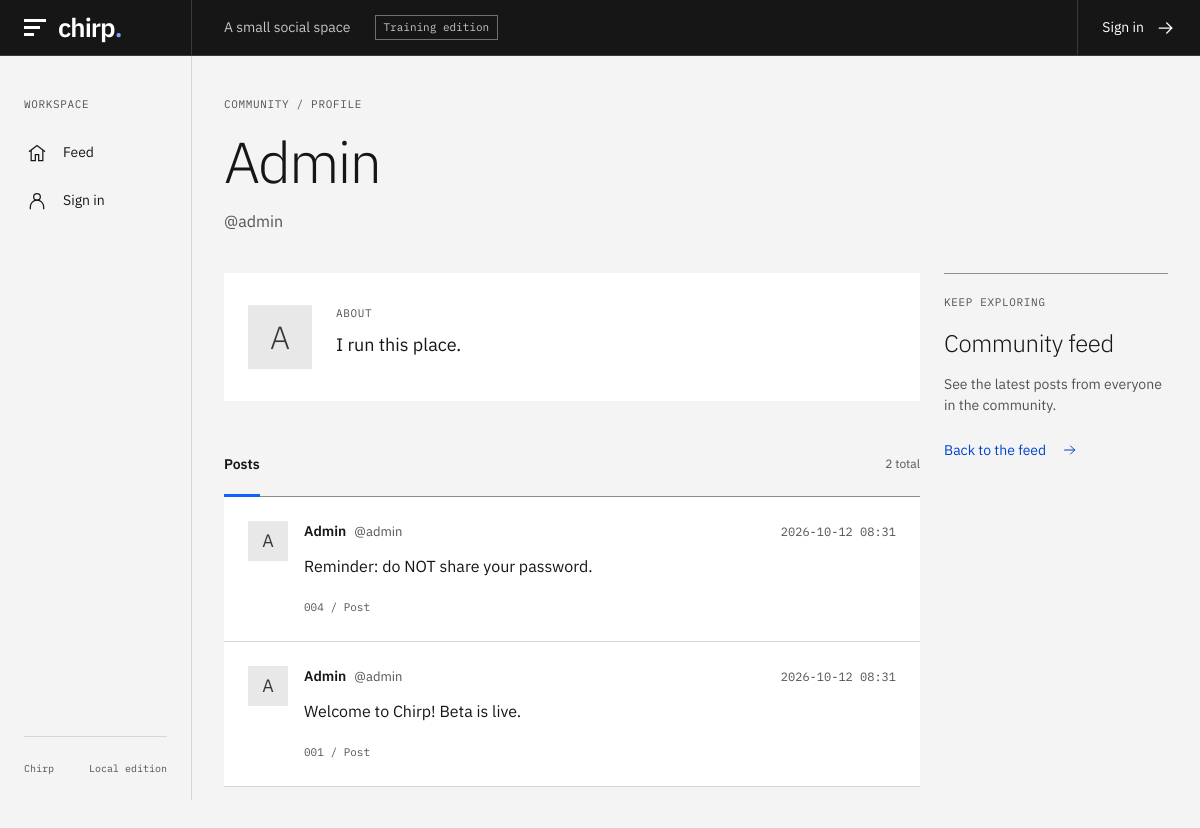
The app's page /user/admin, older data.
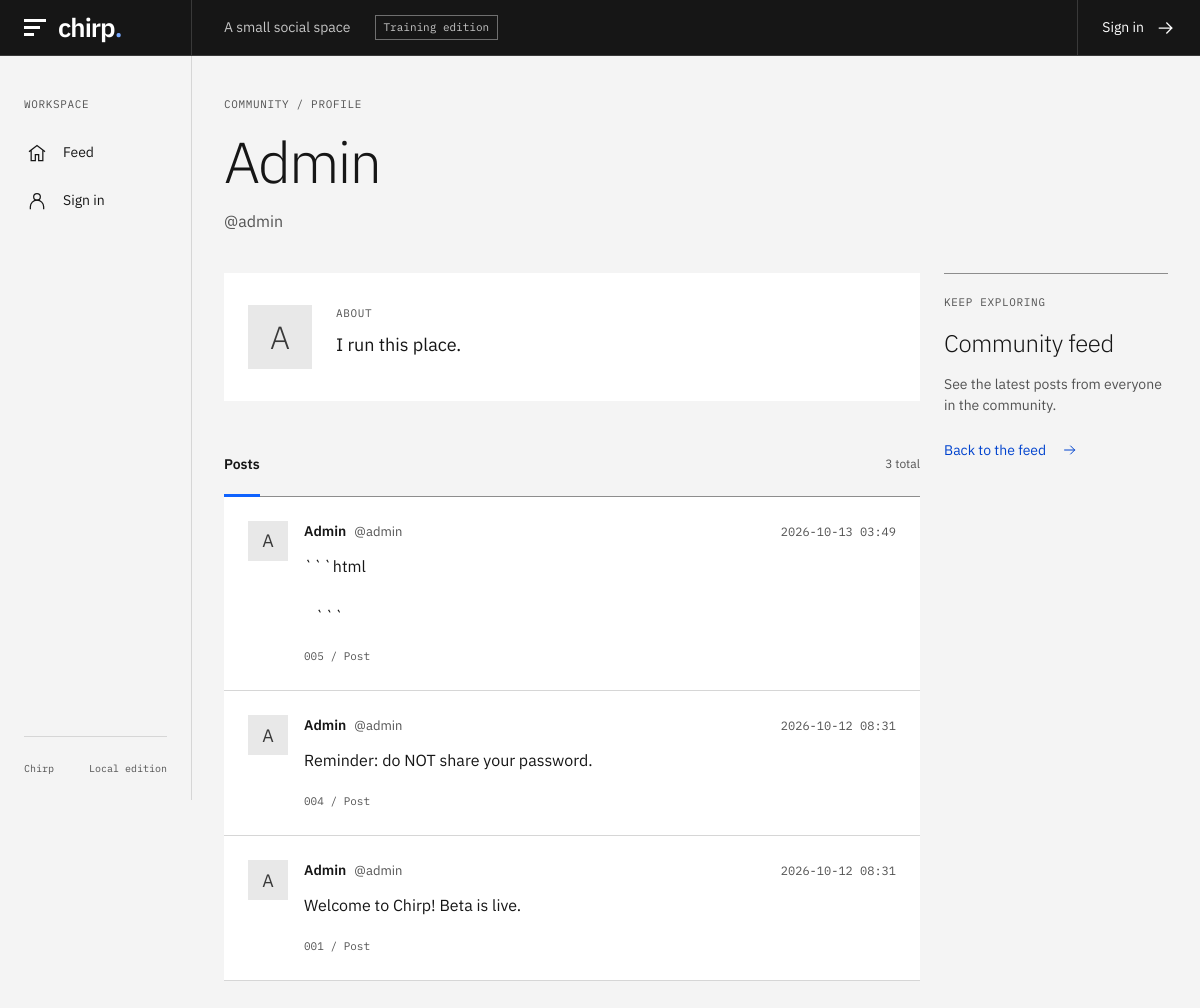
The same page, newer data.
### tables this page shows
CREATE TABLE users (
        id INTEGER PRIMARY KEY AUTOINCREMENT,
        username TEXT UNIQUE NOT NULL,
        password TEXT NOT NULL,      -- stored in plaintext (part of the lesson)
        email TEXT,
        bio TEXT
    );

CREATE TABLE tweets (
        id INTEGER PRIMARY KEY AUTOINCREMENT,
        user_id INTEGER NOT NULL,
        body TEXT NOT NULL,
        created TEXT DEFAULT CURRENT_TIMESTAMP
    );

### app.py (the view)
@app.route("/user/<username>")
def profile(username):
    db = get_db()
    row = db.execute(
        "SELECT * FROM users WHERE username = ?", (username,)
    ).fetchone()
    if not row:
        abort(404)
    bio_html = render_template_string(
        "<div class='bio'>" + (row["bio"] or "") + "</div>"
    )
    tweets = db.execute(
        """SELECT tweets.id, tweets.body, tweets.created, users.username
           FROM tweets JOIN users ON tweets.user_id = users.id
           WHERE users.id = ? ORDER BY tweets.id DESC""",
        (row["id"],),
    ).fetchall()
    return render_template(
        "profile.html",
        profile_user=row,
        bio_html=bio_html,
        tweets=tweets,
        user=current_user(),
    )

### app.py (called while the page is built, shortened)
def get_db():
    if "db" not in g:
        g.db = sqlite3.connect(DB_PATH)
        g.db.row_factory = sqlite3.Row
    return g.db

def current_user():
    token = request.cookies.get("session")
    if not token:
        return None

### templates/profile.html (shortened to what this page needs)
{% extends "base.html" %}
{% from "components.html" import icon, post %}
{% block content %}
  <div class="page-heading"><p class="eyebrow">COMMUNITY / PROFILE</p><h1>{{ profile_user['username'] | capitalize }}</h1><p class="page-description">@{{ profile_user['username'] }}</p></div>
  <div class="content-grid">
    <section class="feed-column" aria-label="Profile and posts">
      <div class="profile-panel"><span class="avatar avatar-large" aria-hidden="true">{{ profile_user['username'][0] | upper }}</span><div class="profile-summary"><p class="eyebrow">ABOUT</p><div class="profile-bio">{% if config.get('CHIRP_FIXED') %}<div class="bio">{{ bio }}</div>{% else %}{{ bio_html | safe }}{% endif %}</div></div></div>
      <div class="feed-toolbar"><h2>Posts</h2><span>{{ tweets | length }} total</span></div>
      <div class="post-list">{% for t in tweets %}{{ post(t) }}{% else %}<div class="empty-state"><h2>No posts yet.</h2><p>{% if user and user['username'] == profile_user['username'] %}<a class="text-link" href="/#compose">Write your first post {{ icon('arrow') }}</a>{% else %}Check back when {{ profile_user['username'] }} has something to share.{% endif %}</p></div>{% endfor %}</div>
    </section>
    <aside class="context-rail"><section class="rail-section"><p class="eyebrow">KEEP EXPLORING</p><h2>Community feed</h2><p>See the latest posts from everyone in the community.</p><a class="text-link" href="/">Back to the feed {{ icon('arrow') }}</a></section></aside>
  </div>
{% endblock %}

### templates/components.html
{% macro icon(name) -%}
<svg class="icon" width="20" height="20" viewBox="0 0 24 24" fill="none" stroke="currentColor" stroke-width="1.5"
  stroke-linecap="square" stroke-linejoin="miter" aria-hidden="true" focusable="false">
  {% if name == 'arrow' %}
  <path d="M4 12h15M13 6l6 6-6 6" />
  {% elif name == 'home' %}
  <path d="m3 10 9-7 9 7M5 9v12h5v-7h4v7h5V9" />
  {% elif name == 'user' %}
  <circle cx="12" cy="7" r="4" />
  <path d="M4 21v-2a8 8 0 0 1 16 0v2" />
  {% elif name == 'users' %}
  <circle cx="9" cy="7" r="3" />
  <path d="M2 21v-3a7 7 0 0 1 14 0v3M16 4a3 3 0 0 1 0 6M19 14a6 6 0 0 1 3 5v2" />
  {% elif name == 'settings' %}
  <path d="M3 6h18M3 12h18M3 18h18" />
  <path d="M7 3v6M16 9v6M9 15v6" />
  {% elif name == 'logout' %}
  <path d="M10 3H4v18h6M10 12h11M16 7l5 5-5 5" />
  {% elif name == 'plus' %}
  <path d="M12 4v16M4 12h16" />
  {% elif name == 'external' %}
  <path d="M5 19 19 5M5 5h14v14" />
  {% elif name == 'check' %}
  <path d="m4 12 5 5L20 6" />
  {% elif name == 'edit' %}
  <path d="m16 3 5 5-12 12-6 1 1-6ZM13 6l5 5" />
  {% endif %}
</svg>
{%- endmacro %}
{% macro post(tweet) -%}
<article class="post" id="post-{{ tweet['id'] }}">
  <a class="avatar" href="{{ url_for('profile', username=tweet['username']) }}"
    aria-label="View {{ tweet['username'] }}'s profile">{{ tweet['username'][0] | upper }}</a>
  <div class="post-content">
    <div class="post-meta">
      <a class="post-author" href="{{ url_for('profile', username=tweet['username']) }}">{{ tweet['username'] |
        capitalize }}<span class="handle">@{{ tweet['username'] }}</span></a>
      <time datetime="{{ tweet['created'] | replace(' ', 'T') }}Z">{{ tweet['created'][:16] }}</time>
    </div>
    <div class="post-body">{% if config.get('CHIRP_FIXED') %}{{ tweet['body'] }}{% else %}{{ tweet['body'] | safe }}{%
      endif %}</div>
    <a class="post-permalink" href="{{ url_for('index') }}#post-{{ tweet['id'] }}"
      aria-label="Link to post {{ tweet['id'] }}">{{ '%03d' | format(tweet['id']) }}<span aria-hidden="true"> /
      </span>Post</a>
  </div>
</article>
{%- endmacro %}

Row changes from the older to the newer data that the page shows:
added tweets: {{ tweet['username'][0] | upper }} "A", {{ tweet['username'] |
        capitalize }} "Admin", {{ tweet['username'] }} "admin", created "2026-10-13 03:49", body "```html ```", id "005"
Text that changed along with them:
{{ tweets | length }}: "2" → "3"
